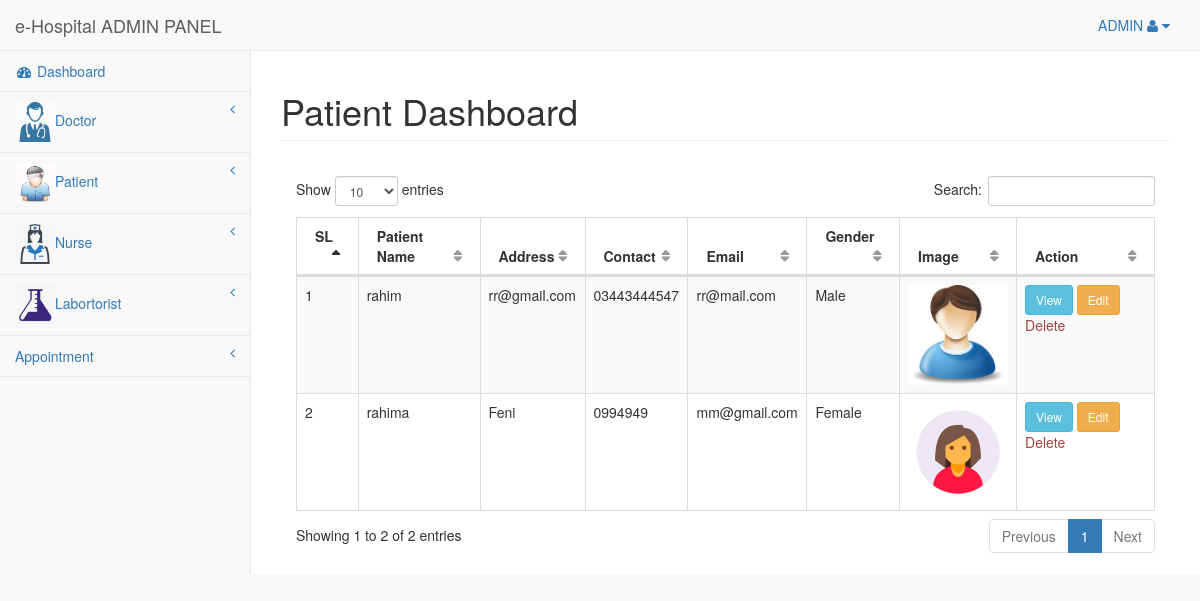
Page /view/admin/patient/index.php (signed in) on the committed database.
### tables this page shows
CREATE TABLE IF NOT EXISTS `patient` (
  `id` int(11) NOT NULL AUTO_INCREMENT,
  `name` varchar(255) NOT NULL,
  `address` varchar(255) NOT NULL,
  `contact` varchar(255) NOT NULL,
  `email` varchar(255) NOT NULL,
  `gender` varchar(255) NOT NULL,
  `image` varchar(255) NOT NULL,
  `unique_id` int(11) NOT NULL,
  `created_at` timestamp NOT NULL DEFAULT CURRENT_TIMESTAMP ON UPDATE CURRENT_TIMESTAMP,
  `modified_at` timestamp NOT NULL DEFAULT '0000-00-00 00:00:00',
  `deleted_at` datetime NOT NULL,
  PRIMARY KEY (`id`)
);

### src/admin/Helper/Connection.php (called while the page is built, shortened)
<?php
class Connection
{
    private $user = 'root';
    private $pass = '';
    public function __construct(){
        try {
            $this->con=new PDO('mysql:host=localhost;dbname=hospital',$this->user, $this->pass);
        } catch (PDOException $e) {
            print "Error!: " . $e->getMessage() . "<br/>";
            die();
        }
    }
}

### src/admin/Patient/Patient.php (called while the page is built, shortened)
<?php
class Patient extends Connection
{
    public function index()
    {
        try {
            $stm = $this->con->prepare("SELECT * FROM `patient` WHERE `deleted_at` = '0000-00-00 00:00:00'");
            $stm->execute();
            return $stm->fetchAll(PDO::FETCH_ASSOC);
        } catch (PDOException $e) {
            print "Error!: " . $e->getMessage() . "<br/>";
            die();
        }
    }
}

### view/admin/patient/index.php (the view, shortened to what this page needs)
<?php
include_once '../include/header.php';
$doctor = new \App\admin\Patient\Patient();
$doctors = $doctor->index();
?>
    <div id="page-wrapper" style="min-height: 349px;">
        <div class="row">
            <div class="col-lg-12">
                <h1 class="page-header">Patient Dashboard</h1>
            </div>
        </div>
        <div class="panel-body">
            <table width="100%" class="table table-striped table-bordered table-hover" id="dataTables-example">
                <thead>
                <tr>
                    <th>SL</th>
                    <th>Patient Name</th>
                    <th>Address</th>
                    <th>Contact</th>
                    <th>Email</th>
                    <th>Gender</th>
                    <th>Image</th>
                    <th>Action</th>
                </tr>
                </thead>
                <tbody>
                <?php
                $sl = 1;
                foreach ($doctors as $doctor){
                    ?>
                    <tr>
                        <td><?php echo $sl++?></td>
                        <td><?php echo $doctor['name']?></td>
                        <td><?php echo $doctor['address']?></td>
                        <td><?php echo $doctor['contact']?></td>
                        <td><?php echo $doctor['email']?></td>
                        <td><?php echo $doctor['gender']?></td>
                        <td> <img width="100" src="view/admin/patient/uploads/<?php echo $doctor['image']?>" alt=""></td>
                        <td class="center">
                            <a href="view/admin/patient/view.php?id=<?php echo $doctor['unique_id']?>"class="btn btn-info btn-sm">View</a>
                            <a href="view/admin/patient/edit.php?id=<?php echo $doctor['unique_id']?>"class="btn btn-warning btn-sm">Edit</a>
                            <a data-toggle="modal" data-target="#myModal"
                               data-id="<?php echo $doctor['unique_id']?>"
                               class="text-danger delete" href="#" >Delete</a>
                        </td>
                    </tr>
                <?php }?>
                </tbody>
            </table>
        </div>
    </div>
<?php
include_once '../include/footer.php';
?>

### rows in the picture
patient: name "rahim", address "rr@gmail.com", contact "03443444547", email "rr@mail.com", gender "Male", image (picture)
patient: name "rahima", address "Feni", contact "0994949", email "mm@gmail.com", gender "Female", image (picture)
